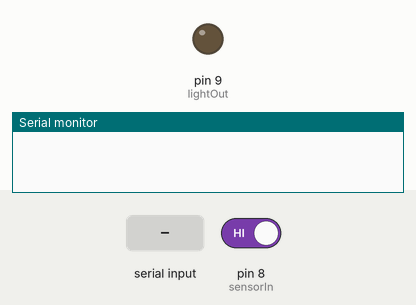
Recording of a sketch running on a simulated Arduino Uno, built with avr-gcc and run on an emulated ATmega328P. On the bench: output pins drawn as LEDs (lit = HIGH), the last lines printed to the serial monitor. Dashed ring = blinking. The inputs (shaded band) are chosen by the test bench; at power-on: pin 8 (sensorIn) HIGH.

Above: at 1.2 s.
1.3 s: pin 8 (sensorIn) driven LOW
At 1.7 s:
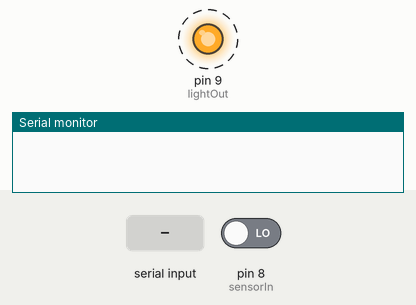
4.3 s: "+CONNECTED" received over the second serial link
10.3 s: pin 8 (sensorIn) driven HIGH
At 11.0 s:
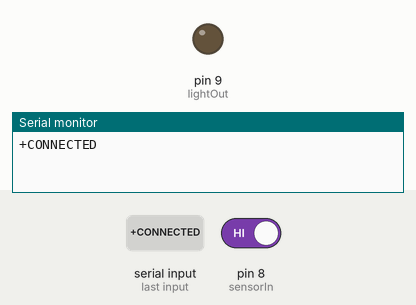
Timing chart, 0 to 13.3 s (numbered marks = the images above; inputs shaded):
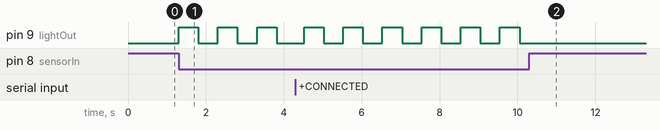

The sketch:

BLE_move_light.ino
```cpp
#include <SoftwareSerial.h>

// Bluetooth communication pins
int software_tx = 2;
int software_rx = 3;
SoftwareSerial BLE(software_rx, software_tx);

// Movement sensor pins
int sensorIn = 8;
int lightOut = 9;

// Conditions
int state = LOW;

void setup() {
  // put your setup code here, to run once:
  Serial.begin(9600);
  BLE.begin(9600);
  pinMode(sensorIn, INPUT);
  pinMode(lightOut, OUTPUT);
}

void loop() {
  String instruction = get_instruction();
  bool moveSignal = get_moveSignal();

  // send current ON/OFF status to my phone when my phone connects
  // to the Bluetooth
  if (instruction == "+CONNECTED") {
    if (state == HIGH) {
      BLE.write("ON");
    } else {
      BLE.write("OFF");
    }
  }

  // whenever receive the instruction from my phone or capture
  // a movement, switch the light status
  if ((instruction == "ON" || moveSignal) && state == LOW) {
    state = HIGH;
    BLE.write("ON");
  } else if ((instruction == "OFF" || moveSignal) && state == HIGH) {
    state = LOW;
    BLE.write("OFF");
  }

  // actual place to turn on/off the light
  digitalWrite(lightOut, state);

  // debounce the movement, only two consecutive moments with
  // 500 ms apart can be captured.
  if (moveSignal) {
    delay(500);
  }
}

// capture the movement
bool get_moveSignal() {
  if (digitalRead(sensorIn) == LOW) {
    return true;
  } else {
    return false;
  }
}

// "decode" bluetooth communication and parse the instruction
String get_instruction() {
  String instruction = "";
  char ins_chars[20];
  char char_i;
  int i = 0;
  while (BLE.available()) {
    char_i = BLE.read();
    int char_int = int(char_i);
    // here is to filter out unreadable characters
    if (char_int < 32 || char_int > 127) {
      break;
    }
    ins_chars[i] = char_i;
    i++;
    delay(20); // wait for the next character to be captured
  }
  ins_chars[i] = '\0';
  if (strlen(ins_chars) > 0) {
    instruction = (String) ins_chars;
  }

  if (instruction.length() != 0) {
    Serial.println(instruction);
  }

  return instruction;
}
```

Measured:
- after the input at 1.3 s, pin 9 (lightOut): alternates HIGH for 0.50 s and LOW for 0.50 s, starting at once
- after the input at 10.3 s, pin 9 (lightOut): stops changing and stays LOW
